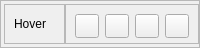
                <widget class="QFrame" name="frame_48">
                 <property name="maximumSize">
                  <size>
                   <width>16777213</width>
                   <height>48</height>
                  </size>
                 </property>
                 <property name="frameShape">
                  <enum>QFrame::StyledPanel</enum>
                 </property>
                 <property name="frameShadow">
                  <enum>QFrame::Raised</enum>
                 </property>
                 <layout class="QHBoxLayout" name="horizontalLayout_131">
                  <property name="spacing">
                   <number>0</number>
                  </property>
                  <property name="leftMargin">
                   <number>3</number>
                  </property>
                  <property name="topMargin">
                   <number>0</number>
                  </property>
                  <property name="rightMargin">
                   <number>0</number>
                  </property>
                  <property name="bottomMargin">
                   <number>0</number>
                  </property>
                  <item>
                   <widget class="QFrame" name="panelsBackground_80">
                    <property name="maximumSize">
                     <size>
                      <width>16777215</width>
                      <height>40</height>
                     </size>
                    </property>
                    <property name="styleSheet">
                     <string notr="true"/>
                    </property>
                    <property name="frameShape">
                     <enum>QFrame::StyledPanel</enum>
                    </property>
                    <property name="frameShadow">
                     <enum>QFrame::Raised</enum>
                    </property>
                    <layout class="QHBoxLayout" name="horizontalLayout_132">
                     <item>
                      <widget class="QLabel" name="label_68">
                       <property name="maximumSize">
                        <size>
                         <width>16777215</width>
                         <height>40</height>
                        </size>
                       </property>
                       <property name="text">
                        <string>Hover</string>
                       </property>
                      </widget>
                     </item>
                    </layout>
                   </widget>
                  </item>
                  <item>
                   <widget class="QFrame" name="frame_15">
                    <property name="maximumSize">
                     <size>
                      <width>16777215</width>
                      <height>40</height>
                     </size>
                    </property>
                    <property name="styleSheet">
                     <string notr="true"/>
                    </property>
                    <property name="frameShape">
                     <enum>QFrame::StyledPanel</enum>
                    </property>
                    <property name="frameShadow">
                     <enum>QFrame::Raised</enum>
                    </property>
                    <layout class="QHBoxLayout" name="horizontalLayout_133">
                     <item>
                      <widget class="QPushButton" name="footerHoverColor1">
                       <property name="minimumSize">
                        <size>
                         <width>24</width>
                         <height>24</height>
                        </size>
                       </property>
                       <property name="maximumSize">
                        <size>
                         <width>24</width>
                         <height>24</height>
                        </size>
                       </property>
                       <property name="text">
                        <string/>
                       </property>
                      </widget>
                     </item>
                     <item>
                      <widget class="QPushButton" name="footerHoverColor2">
                       <property name="minimumSize">
                        <size>
                         <width>24</width>
                         <height>24</height>
                        </size>
                       </property>
                       <property name="maximumSize">
                        <size>
                         <width>24</width>
                         <height>24</height>
                        </size>
                       </property>
                       <property name="text">
                        <string/>
                       </property>
                      </widget>
                     </item>
                     <item>
                      <widget class="QPushButton" name="footerHoverColor3">
                       <property name="minimumSize">
                        <size>
                         <width>24</width>
                         <height>24</height>
                        </size>
                       </property>
                       <property name="maximumSize">
                        <size>
                         <width>24</width>
                         <height>24</height>
                        </size>
                       </property>
                       <property name="text">
                        <string/>
                       </property>
                      </widget>
                     </item>
                     <item>
                      <widget class="QPushButton" name="footerHoverColor4">
                       <property name="minimumSize">
                        <size>
                         <width>24</width>
                         <height>24</height>
                        </size>
                       </property>
                       <property name="maximumSize">
                        <size>
                         <width>24</width>
                         <height>24</height>
                        </size>
                       </property>
                       <property name="text">
                        <string/>
                       </property>
                      </widget>
                     </item>
                    </layout>
                   </widget>
                  </item>
                 </layout>
                </widget>
